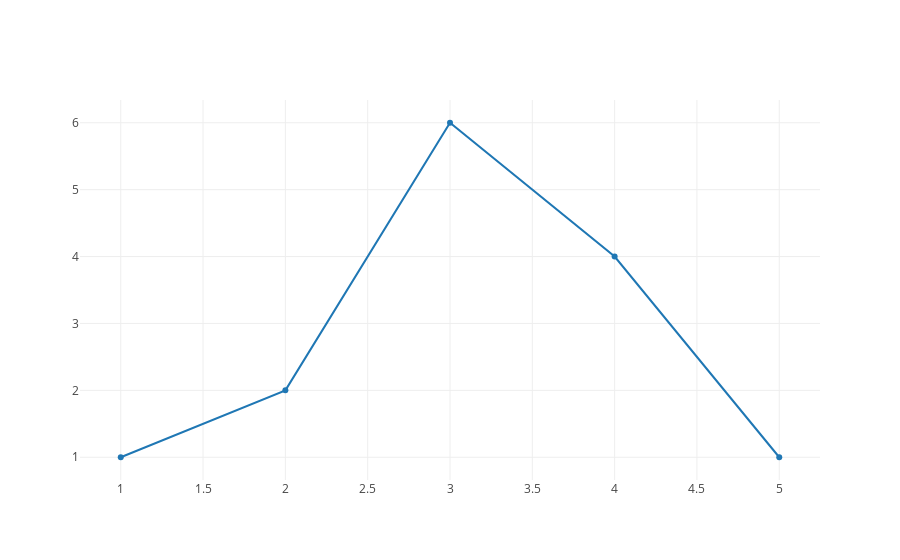

This figure's notebook cell:
### Markdown cell above
<br>

To save the chart to Plotly Cloud or Plotly Enterprise, use `plotly.plotly.iplot`.

Use py.plot() to return the unique url and optionally open the url.

Use py.iplot() when working in a Jupyter Notebook to display the plot in the notebook.

<br>

### Code cell
iplot([{"x": [1, 2, 3, 4, 5], "y": [1, 2, 6, 4, 1]}])

### Figure 1 — Plotly figure (JSON) as saved in the notebook; plotly's stock layout.template omitted (floating-point values rounded to 4 significant figures)
{"data": [{"type": "scatter", "uid": "8734fee5-8953-40a5-8fdb-e22a7454e338", "x": [1, 2, 3, 4, 5], "y": [1, 2, 6, 4, 1]}], "layout": {}}
